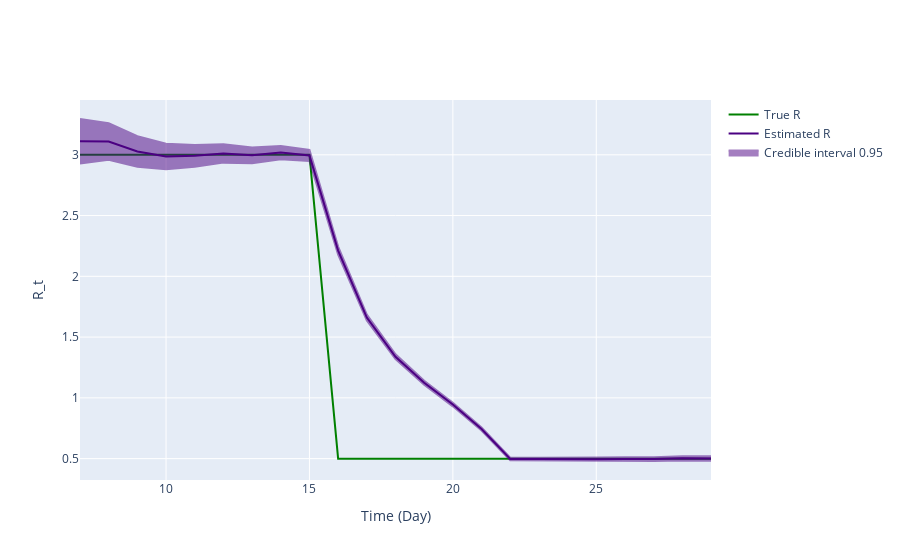

The cell this chart's notebook holds for it:
### Code cell
fig = ReproductionNumberPlot()

fig.add_ground_truth_rt(ground_truth)
fig.add_interval_rt(interval2)

fig.update_labels(time_label='Time (Day)', r_label='R_t')

fig.show_figure()

### Figure 1 — Plotly figure (JSON) as saved in the notebook; plotly's stock layout.template omitted (floating-point values rounded to 4 significant figures)
{"data": [{"line": {"color": "green"}, "mode": "lines", "name": "True R", "type": "scatter", "x": [7, 8, 9, 10, 11, 12, 13, 14, 15, 16, 17, 18, 19, 20, 21, 22, 23, 24, 25, 26, 27, 28, 29], "y": [3, 3, 3, 3, 3, 3, 3, 3, 3, 0.5, 0.5, 0.5, 0.5, 0.5, 0.5, 0.5, 0.5, 0.5, 0.5, 0.5, 0.5, 0.5, 0.5]}, {"line": {"color": "indigo"}, "mode": "lines", "name": "Estimated R", "type": "scatter", "x": [7, 8, 9, 10, 11, 12, 13, 14, 15, 16, 17, 18, 19, 20, 21, 22, 23, 24, 25, 26, 27, 28, 29], "y": [3.111, 3.11, 3.027, 2.985, 2.991, 3.011, 2.995, 3.018, 2.995, 2.212, 1.66, 1.338, 1.124, 0.9449, 0.7438, 0.4977, 0.4963, 0.4942, 0.4956, 0.4968, 0.4964, 0.503, 0.5007]}, {"fill": "toself", "fillcolor": "indigo", "line": {"color": "indigo"}, "mode": "lines", "name": "Credible interval 0.95", "opacity": 0.5, "type": "scatter", "x": [7, 8, 9, 10, 11, 12, 13, 14, 15, 16, 17, 18, 19, 20, 21, 22, 23, 24, 25, 26, 27, 28, 29, 29, 28, 27, 26, 25, 24, 23, 22, 21, 20, 19, 18, 17, 16, 15, 14, 13, 12, 11, 10, 9, 8, 7], "y": [3.294, 3.261, 3.153, 3.091, 3.081, 3.087, 3.06, 3.073, 3.041, 2.245, 1.685, 1.358, 1.141, 0.9598, 0.7568, 0.5084, 0.5074, 0.5062, 0.5088, 0.5113, 0.5123, 0.5205, 0.5198, 0.4816, 0.4855, 0.4805, 0.4823, 0.4824, 0.4822, 0.4853, 0.487, 0.7308, 0.93, 1.107, 1.319, 1.636, 2.178, 2.949, 2.964, 2.931, 2.935, 2.902, 2.88, 2.901, 2.959, 2.928]}], "layout": {"hovermode": "x unified", "xaxis": {"title": {"text": "Time (Day)"}}, "yaxis": {"title": {"text": "R_t"}}}}
